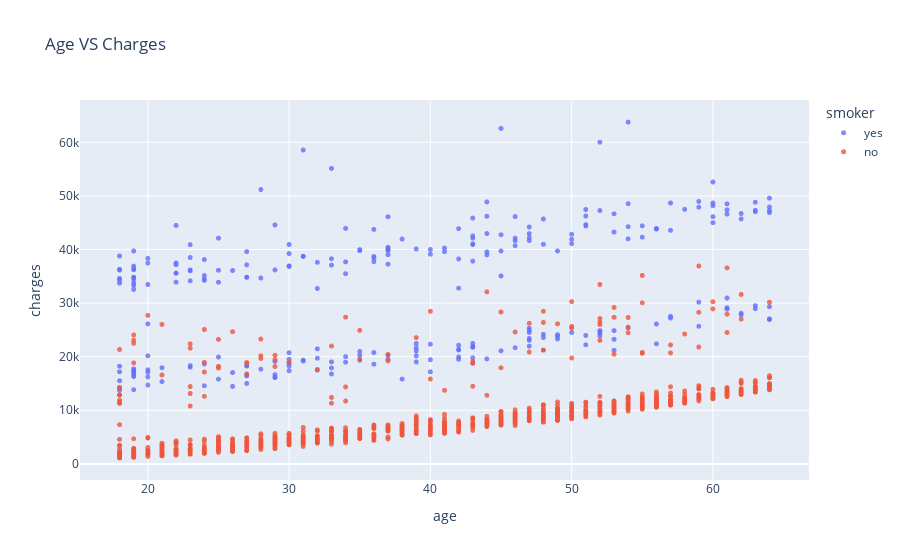

The notebook cell this image was saved under:
### Markdown cell above
### Visual Relationship of Charges and the columns

### Code cell
fig = px.scatter(
    medical_charges,
    x = 'age',
    y = 'charges',
    opacity = 0.8,
    color = 'smoker',
    hover_data = ['sex'],
    title = 'Age VS Charges'
)

fig.update_traces(marker_size = 5)
fig.show()

### Figure 1 — Plotly figure (JSON) as saved in the notebook; plotly's stock layout.template omitted (floating-point values rounded to 4 significant figures; data arrays with more than 128 entries replaced by an {"elided": "..."} marker saying what was removed)
{"data": [{"customdata": {"elided": "274x1 str values"}, "hovertemplate": "smoker=yes<br>age=%{x}<br>charges=%{y}<br>sex=%{customdata[0]}<extra></extra>", "legendgroup": "yes", "marker": {"color": "#636efa", "opacity": 0.8, "size": 5, "symbol": "circle"}, "mode": "markers", "name": "yes", "showlegend": true, "type": "scattergl", "x": {"elided": "274 int values"}, "xaxis": "x", "y": {"elided": "274 float values"}, "yaxis": "y"}, {"customdata": {"elided": "1064x1 str values"}, "hovertemplate": "smoker=no<br>age=%{x}<br>charges=%{y}<br>sex=%{customdata[0]}<extra></extra>", "legendgroup": "no", "marker": {"color": "#EF553B", "opacity": 0.8, "size": 5, "symbol": "circle"}, "mode": "markers", "name": "no", "showlegend": true, "type": "scattergl", "x": {"elided": "1064 int values"}, "xaxis": "x", "y": {"elided": "1064 float values"}, "yaxis": "y"}], "layout": {"legend": {"title": {"text": "smoker"}, "tracegroupgap": 0}, "title": {"text": "Age VS Charges"}, "xaxis": {"anchor": "y", "domain": [0, 1], "title": {"text": "age"}}, "yaxis": {"anchor": "x", "domain": [0, 1], "title": {"text": "charges"}}}}
